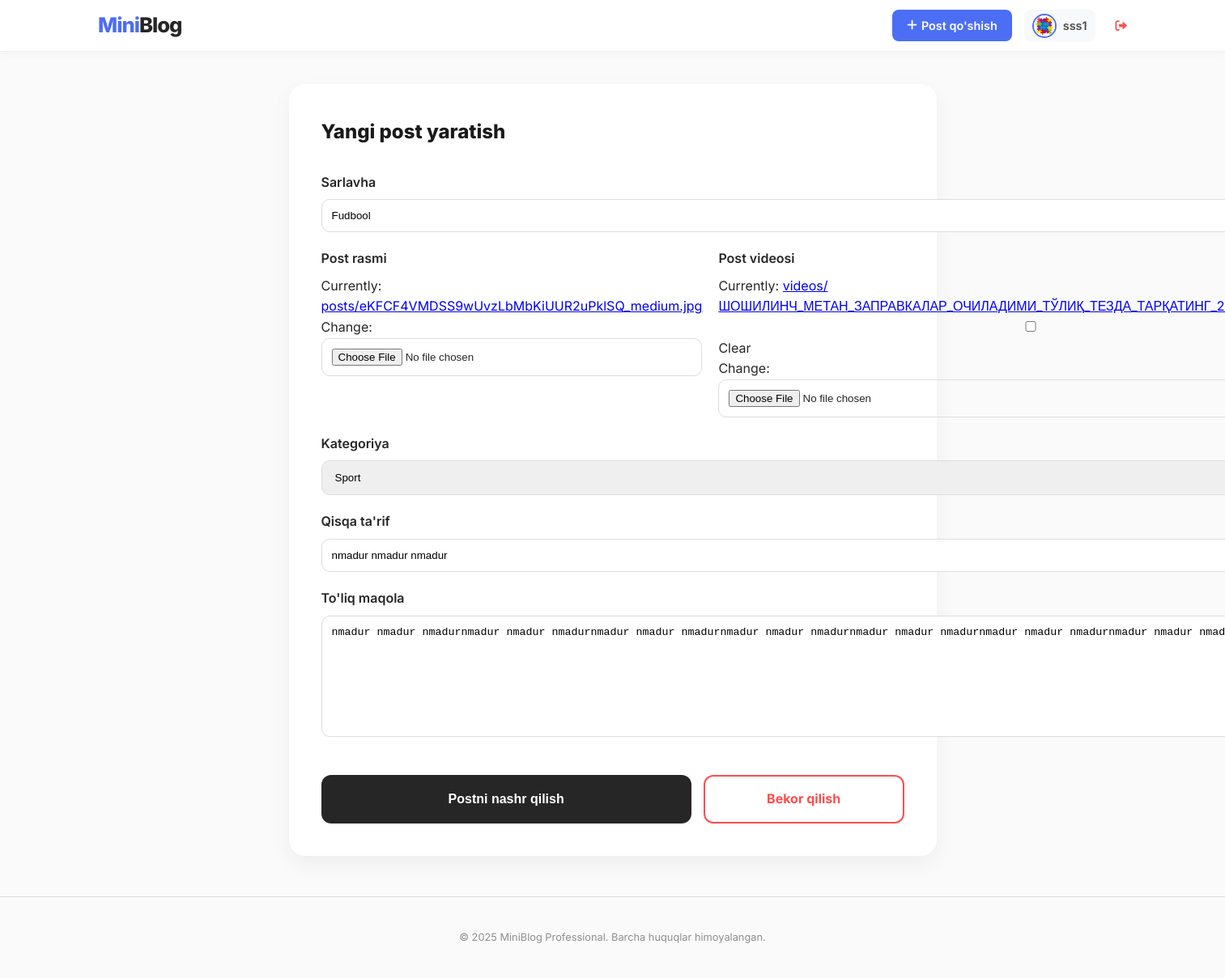
Screenshot of /post/edit/8/ (signed in) with the database file from the repository.
### main/models.py (models this page shows, shortened)
class User(AbstractUser):
    bio = models.TextField(blank=True)
    avatar = models.ImageField(upload_to="avatars/", default="default.png")

class Post(models.Model):
    author = models.ForeignKey(User, on_delete=models.CASCADE)
    category = models.ForeignKey(Category, on_delete=models.CASCADE)
    title = models.CharField(max_length=200)
    image = models.ImageField(upload_to="posts/")
    video = models.FileField(
        upload_to="videos/", blank=True, null=True
    )  # Fayl ko'rinishida video
    short_description = models.CharField(max_length=255)
    content = models.TextField()
    created_at = models.DateTimeField(auto_now_add=True)
    view_count = models.PositiveIntegerField(default=0)
    likes = models.ManyToManyField(User, related_name="blog_likes", blank=True)

### main/views.py (the view)
# urls.py: path("post/edit/<int:pk>/", views.edit_post, name="edit_post"),
@login_required
def edit_post(request, pk):
    post = get_object_or_404(Post, pk=pk, author=request.user)
    if request.method == "POST":
        form = PostUpdateForm(request.POST, request.FILES, instance=post)
        if form.is_valid():
            form.save()
            return redirect("post_detail", pk=post.pk)
    else:
        form = PostUpdateForm(instance=post)
    return render(request, "edit_post.html", {"form": form, "post": post})

### main/form.py
class PostUpdateForm(forms.ModelForm):
    class Meta:
        model = Post
        fields = [
            "title",
            "category",
            "image",
            "video",
            "short_description",
            "content",
        ]  # Video qo'shildi

### main/models.py (called while the page is built)
    def __str__(self):
        return self.name

### templates/edit_post.html (shortened to what this page needs)
{% extends 'base.html' %}
{% block content %}
<div
    style="max-width: 800px; margin: 40px auto; background: #fff; padding: 40px; border-radius: 20px; box-shadow: 0 10px 25px rgba(0,0,0,0.05);">
    <h2 style="margin-bottom: 30px; font-weight: 800; color: #1a1a1a;">
        {% if edit_mode %}Postni tahrirlash{% else %}Yangi post yaratish{% endif %}
    </h2>
    <form method="POST" enctype="multipart/form-data">
        <div style="display: grid; grid-template-columns: 1fr 1fr; gap: 20px;">
            <div style="grid-column: span 2;">
                <label style="display: block; font-weight: 600; margin-bottom: 8px;">Sarlavha</label>
                {{ form.title }}
            </div>
            <div>
                <label style="display: block; font-weight: 600; margin-bottom: 8px;">Post rasmi</label>
                {{ form.image }}
            </div>
            <div>
                <label style="display: block; font-weight: 600; margin-bottom: 8px;">Post videosi</label>
                {{ form.video }}
            </div>
            <div style="grid-column: span 2;">
                <label style="display: block; font-weight: 600; margin-bottom: 8px;">Kategoriya</label>
                {{ form.category }}
            </div>
            <div style="grid-column: span 2;">
                <label style="display: block; font-weight: 600; margin-bottom: 8px;">Qisqa ta'rif</label>
                {{ form.short_description }}
            </div>
            <div style="grid-column: span 2;">
                <label style="display: block; font-weight: 600; margin-bottom: 8px;">To'liq maqola</label>
                {{ form.content }}
            </div>
        </div>
        <div style="margin-top: 40px; display: flex; gap: 15px;">
            <button type="submit"
                style="flex: 2; background: #262626; color: white; padding: 15px; border: none; border-radius: 12px; font-weight: 700; cursor: pointer; font-size: 1rem;">
                {% if edit_mode %}O'zgarishlarni saqlash{% else %}Postni nashr qilish{% endif %}
            </button>
            <a href="javascript:history.back()"
                style="flex: 1; text-align: center; background: #fff; color: #ff4d4d; padding: 15px; border: 2px solid #ff4d4d; border-radius: 12px; text-decoration: none; font-weight: 700;">Bekor
                qilish</a>
        </div>
    </form>
</div>
{% endblock %}

### templates/base.html (shortened to what this page needs)
<!DOCTYPE html>
<html lang="uz">
<head>
    <link rel="stylesheet" href="https://cdnjs.cloudflare.com/ajax/libs/font-awesome/6.0.0/css/all.min.css">
</head>
<body>
    <nav>
        <a href="{% url 'home' %}" class="logo">
            Mini<span style="color: #262626;">Blog</span>
        </a>
        <div class="nav-links">
            {% if user.is_authenticated %}
                <a href="{% url 'post_create' %}" class="btn-post">
                    <i class="fa-solid fa-plus"></i> Post qo'shish
                </a>
                <a href="{% url 'user_profile' user.username %}" class="user-link">
                    {% if user.avatar %}
                        <img src="{{ user.avatar.url }}" style="width: 30px; height: 30px; border-radius: 50%; object-fit: cover; border: 2px solid var(--accent);">
                    {% else %}
                        <i class="fa-solid fa-circle-user" style="font-size: 24px; color: #adb5bd;"></i>
                    {% endif %}
                    {{ user.username }}
                </a>
                <a href="{% url 'logout' %}" style="text-decoration: none; color: #fa5252; font-weight: 600; font-size: 0.9rem; margin-left: 10px;">
                    <i class="fa-solid fa-right-from-bracket"></i>
                </a>
            {% else %}
                <a href="{% url 'login' %}" style="text-decoration: none; color: #4a4a4a; font-weight: 600; font-size: 0.9rem;">Kirish</a>
                <a href="{% url 'register' %}" class="btn-post" style="background: #262626;">Ro'yxatdan o'tish</a>
            {% endif %}
        </div>
    </nav>
    <div class="main-container">
        {% block content %}
        {% endblock %}
    </div>
    <footer>
        &copy; 2025 MiniBlog Professional. Barcha huquqlar himoyalangan.
    </footer>
</body>
</html>

### templates/base.html (style rules this page uses)
:root { --bg: #fafafa; --white: #ffffff; --text: #262626; --accent: #4c6ef5; --border: #dbdbdb; --gray: #8e8e8e; }
* { margin: 0; padding: 0; box-sizing: border-box; }
body { font-family: 'Inter', sans-serif; background-color: var(--bg); color: var(--text); line-height: 1.6; }
nav { background: var(--white); border-bottom: 1px solid #f0f0f0; padding: 0.7rem 8%; display: flex; justify-content: space-between; align-items: center; position: sticky; top: 0; z-index: 1000; box-shadow: 0 2px 10px rgba(0,0,0,0.03); }
.logo { font-size: 1.6rem; font-weight: 800; color: var(--accent); text-decoration: none; letter-spacing: -1px; }
.nav-links { display: flex; align-items: center; gap: 15px; }
.btn-post { text-decoration: none; background: var(--accent); color: white !important; padding: 8px 18px; border-radius: 8px; font-weight: 600; font-size: 0.9rem; display: flex; align-items: center; gap: 5px; transition: 0.3s; }
.user-link { text-decoration: none; color: #4a4a4a; display: flex; align-items: center; gap: 8px; font-weight: 600; font-size: 0.9rem; padding: 5px 10px; border-radius: 8px; background: #f8f9fa; }
.main-container { max-width: 1100px; margin: 30px auto; padding: 0 20px; }
footer { text-align: center; padding: 40px; color: var(--gray); font-size: 0.8rem; border-top: 1px solid var(--border); margin-top: 50px; }

### templates/edit_post.html (style rules this page uses)
input, textarea, select { width: 100%; padding: 12px; border: 1px solid #ddd; border-radius: 10px; box-sizing: border-box; }
textarea { height: 150px; }

### rows the page displays
User: avatar (picture), username "sss1"
Post: title "Fudbool", category "Sport", short_description "nmadur nmadur nmadur", content "nmadur nmadur nmadurnmadur nmadur nmadurnmadur nmadur nmadurnmadur nmadur nmadurnmadur nmadur nmadurnmadur nmadur nmadurnmadur nmadur nmadur"
